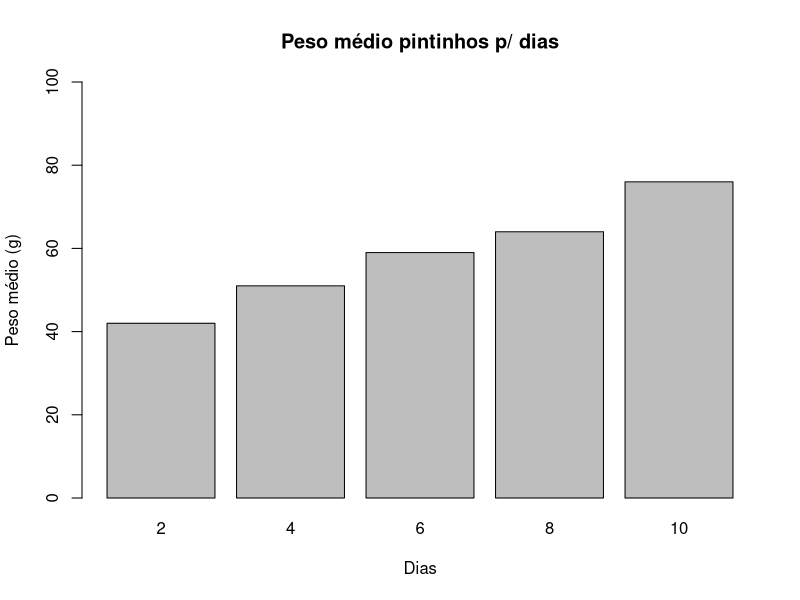
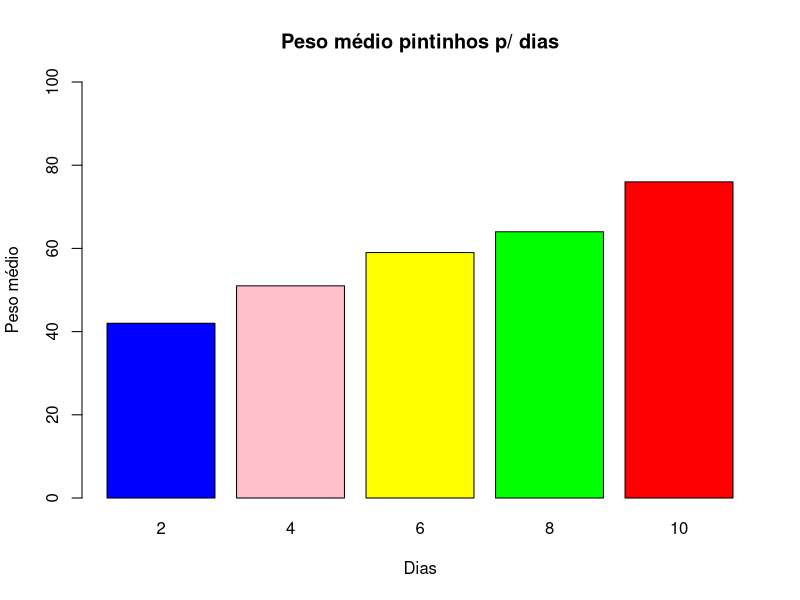
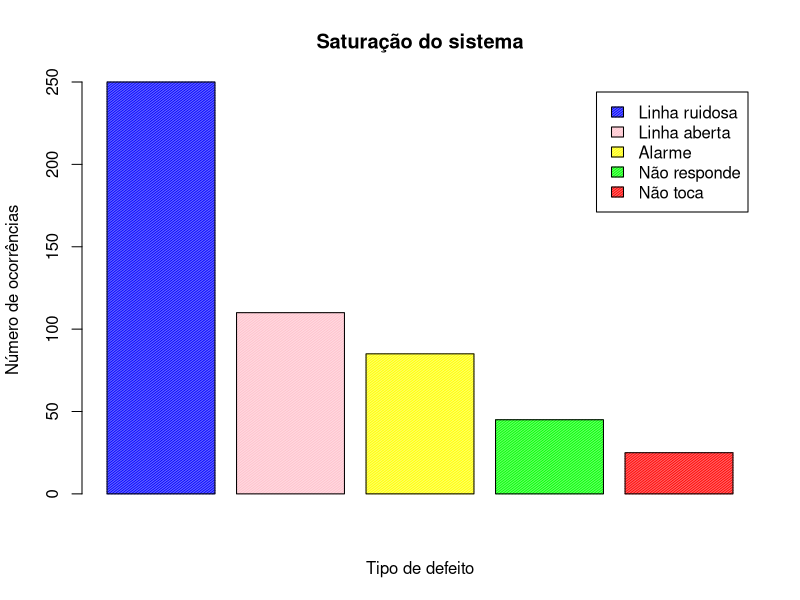

Generate these figures, in order, with R:
# 1) O vetor peso indica o peso médio (em gramas) de pintinhos com 2,4,6,8 e 10 dias de nascidos,
#    respectivamente.
#
#    peso<-c(42,51,59,64,76)
#
#    Considere cada tempo de nascido como sendo uma categoria. Estabeleça um gráfico de barras
#    para o peso médio dos pintinhos em cada categoria. Coloque título, limite de y até 100 e nomes
#    nos eixos.
peso <- c(42, 51, 59, 64, 76)
names(peso) <-c("2", "4", "6", "8", "10")
barplot(
  peso,
  main = "Peso médio pintinhos p/ dias",
  xlab = "Dias",
  ylab = "Peso médio (g)",
  ylim = c(0,100)
)

# 2) Refaça o gráfico da questão anterior usando as cores: azul, rosa, amarelo, verde e vermelho.
barplot(
  peso,
  main = "Peso médio pintinhos p/ dias",
  xlab = "Dias",
  ylab = "Peso médio",
  ylim = c(0,100),
  col = c("blue", "pink", "yellow", "green", "red")
)

# 3) Numa central telefônica de uma empresa havia a sensação de saturação do sistema utilizado.
#    Para melhor representar o que ocorria foi realizado um acompanhamento com as telefonistas,
#    que teriam que responder aos problemas e em que números ocorriam e lançá-los na Lista e
#    verificação. A tabela abaixo resume os dados dessa lista. Apresente um gráfico em barras para
#    esses dados, com barras verticais, com sombreamento de densidade 80 e ângulo das linhas
#    de 120 graus.
#    
#    Tipo de defeito  Número de ocorrências
#    Linha ruidosa    250
#    Linha aberta     110
#    Alarme           85
#    Não responde     45
#    Não toca         25
defeitos <- c(250, 110, 85, 45, 25)
barplot(
  defeitos,
  main = "Saturação do sistema",
  xlab = "Tipo de defeito",
  ylab = "Número de ocorrências",
  density = 80,
  angle = 120,
  col = c("blue", "pink", "yellow", "green", "red"),
  legend.text = c("Linha ruidosa", "Linha aberta", "Alarme", "Não responde", "Não toca")
)

# 4) Uma pesquisa para quantificar a população de macacos foi realizada em determinada região e
# os resultados estão abaixo, em forma de vetores:
#   Reserva: A,A,A,A,A,A,A,A,A,A,B,B,B,B,B,B,B,B,B,B
# Macacos: 22,28,37,34,13,24,39,5,33,32,7,15,12,14,4,14,16,60,13,16
# Frutíferas: 25,26,40,30,10,20,35,8,35,28,6,17,18,11,6,15,20,16,12,15

# a) Construa um gráfico boxplot de macacos em função da reserva, com título principal “Densidade
# populacional de macacos”, coloque títulos nos eixos, limites de y de 0 a 50, escolha cor para
# as caixas.

# b) Construa um gráfico boxplot de frutíferas em função da reserva, com título principal “Densidade
# de árvores”, coloque títulos nos eixos, limites de y de 0 a 50, escolha cor para as caixas.

# c) Compare os gráficos em função da quantidade de macacos e árvores frutíferas e conclua o que
# acontece nessa situação.

# 5) O arquivo “Defeitos no computador” mostra a distribuição da quantidade de defeitos por
# computador para uma amostra de 100 aparelhos. Calcule:

#   a) a média de defeitos por computador
# b) a moda
# c) a mediana
# d) a variância
# e) o desvio padrão
# 6) Determine a média, a mediana e a moda da distribuição abaixo:
#   Classes
# x i
# fi
# 2 | 4 5
# 4 | 6 7
# 6 | 8 10
# 8 | 10 3
# 10| 12 5
# 7) Sabendo que um conjunto de dados apresenta para a média aritmética o valor de 18,3 e para
# o desvio padrão o valor de 1,47, calcule o coeficiente de variação.
# 8) Em um exame final de Matemática, a nota média de um grupo de 150 alunos foi 7,8 e o desvio
# padrão, 0,80. Em estatística, entretanto, a nota média final foi 7,3 e o desvio padrão foi 0,76.
# Em que disciplina foi maior a dispersão?
#   9) Um grupo de 85 moças tem estatura média de 160,6 cm, com um desvio padrão igual a 5,97
# cm. Outro grupo de 125 moças tem uma estatura média de 161,9 cm, sendo o desvio padrão
# igual a 6,01 cm. Qual é o coeficiente de variação de cada um dos grupos? Qual o grupo mais
# homogêneo?
#   Um grupo de cem estudantes tem uma estatura média de 163,8 cm, com um coeficiente de
# variação de 3,3%. Qual o desvio padrão desse grupo?